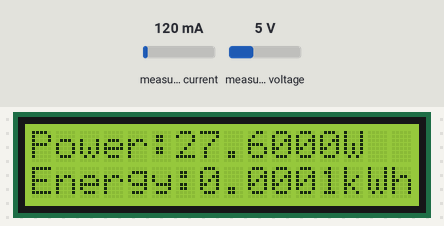
The sketch below on a simulated ESP32. Shown: 16×2 character LCD. Inputs (shaded band) come from the test bench; at power-on: measured current 120 mA, measured voltage 5 V. WiFi joins after 1.5 s; servers stay silent unless stated; what the sketch prints to the serial monitor is not drawn.

Above: at 7.8 s.
7.9 s: measured current set to 40 mA
At 12.6 s:
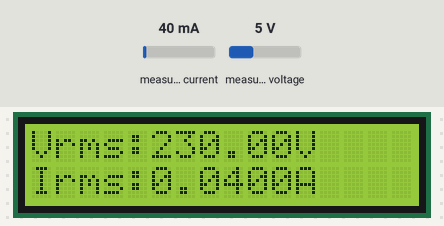
18.7 s: measured voltage set to 0.3 V
At 22.6 s:
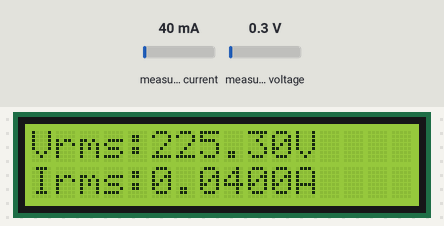
28.7 s: measured current set to 500 mA
At 32.6 s:
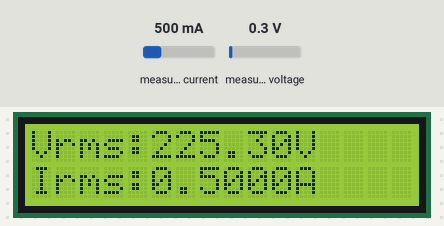
38.7 s: measured voltage set to 3.8 V
At 42.6 s:
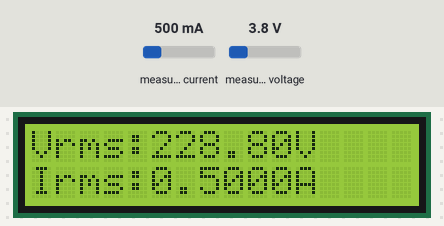
48.7 s: measured current set to 1000 mA
At 52.6 s:
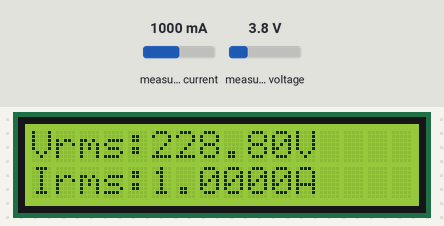
58.7 s: measured voltage set to 7.5 V
At 62.6 s:
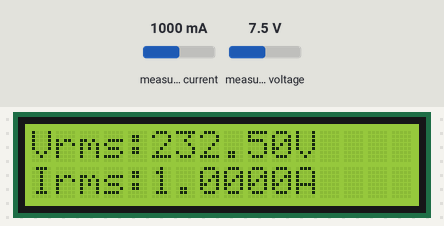
Timing chart, 0 to 64.1 s (numbered marks = the images above; inputs shaded):
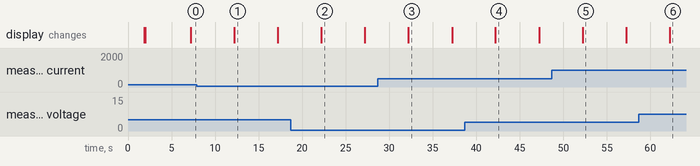

The sketch:

electric_meter.ino
```cpp
#define BLYNK_TEMPLATE_ID "TMPL3TFVQqnYd"
#define BLYNK_TEMPLATE_NAME "Robin123"
#define BLYNK_AUTH_TOKEN "lsanUFzIqaAG9qwrS1PB-wKa5MV6HZPU"  // Your new token

#define BLYNK_PRINT Serial

#include <Wire.h>
#include <LiquidCrystal_I2C.h>
#include <WiFi.h>
#include <WiFiClient.h>
#include <BlynkSimpleEsp32.h>
#include "EmonLib.h"

LiquidCrystal_I2C lcd(0x3F, 16, 2); // If 0x27 doesn't work, try 0x3F
EnergyMonitor emon;

#define vCalibration 83.3
#define currCalibration 0.50

BlynkTimer timer;

char ssid[] = "IC_IITP";
char pass[] = "iciitp@9911";

float kWh = 0;
unsigned long lastmillis = millis();
bool toggleDisplay = false;

void myTimerEvent() {
  emon.calcVI(20, 2000);
  kWh += emon.apparentPower * (millis() - lastmillis) / 3600000000.0;
  lastmillis = millis();

  // Serial Output
  Serial.print("Vrms: "); Serial.print(emon.Vrms, 2); Serial.print(" V\t");
  Serial.print("Irms: "); Serial.print(emon.Irms, 4); Serial.print(" A\t");
  Serial.print("Power: "); Serial.print(emon.apparentPower, 4); Serial.print(" W\t");
  Serial.print("kWh: "); Serial.println(kWh, 5);

  // LCD Display
  lcd.clear();
  if (toggleDisplay) {
    lcd.setCursor(0, 0); lcd.print("Vrms:"); lcd.print(emon.Vrms, 2); lcd.print("V");
    lcd.setCursor(0, 1); lcd.print("Irms:"); lcd.print(emon.Irms, 4); lcd.print("A");
  } else {
    lcd.setCursor(0, 0); lcd.print("Power:"); lcd.print(emon.apparentPower, 4); lcd.print("W");
    lcd.setCursor(0, 1); lcd.print("Energy:"); lcd.print(kWh, 4); lcd.print("kWh");
  }
  toggleDisplay = !toggleDisplay;

  // Send data to Blynk
  Blynk.virtualWrite(V0, emon.Vrms);
  Blynk.virtualWrite(V1, emon.Irms);
  Blynk.virtualWrite(V2, emon.apparentPower);
  Blynk.virtualWrite(V3, kWh);
}

void setup() {
  Serial.begin(9600);
  Wire.begin(21, 22); // Set I2C SDA and SCL pins for ESP32
  lcd.init();
  lcd.backlight();

  Blynk.begin(BLYNK_AUTH_TOKEN, ssid, pass);

  emon.voltage(35, vCalibration, 1.7); // Voltage sensor pin, calibration, phase shift
  emon.current(34, currCalibration);   // Current sensor pin, calibration

  // Splash screen
  lcd.setCursor(3, 0); lcd.print("IoT Energy");
  lcd.setCursor(5, 1); lcd.print("Meter");
  delay(100);
  lcd.clear();

  timer.setInterval(5000L, myTimerEvent); // 5 seconds interval
}

void loop() {
  Blynk.run();
  timer.run();
}
```

Measured:
- after the input at 7.9 s, the display: changes after 4.3 s (image 1)
- after the input at 18.7 s, the display: changes after 3.5 s (image 2)
- after the input at 28.7 s, the display: changes after 3.5 s (image 3)
- what the display in image 1 shows lasts 5.0 s, from 12.2 s to 17.2 s
